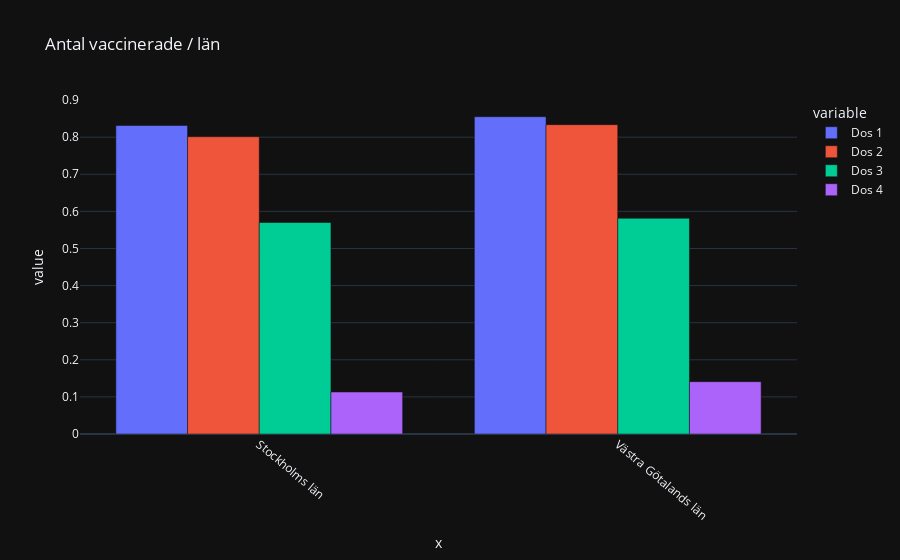

Here is the notebook cell this chart was saved with:
### Markdown cell above
### Uppgift g)
Tag Västra Götalands län och Stockholms län och rita diagram över andelen vaccinerade med minst 1 dos, två doser, tre doser och fyra doser.

### Code cell
# Received help from Håkan in order to group both provinces together to create 4 variables instead of 8
västra_göta_stockh = vaccin[(vaccin["Län_namn"] == "Västra Götalands län") | (vaccin["Län_namn"] == "Stockholms län")]
västra_göta_stockh_group = västra_göta_stockh.groupby("Län")

# works same as exercise above after grouping
andel_dos1 = västra_göta_stockh_group["Antal minst 1 dos"].sum() / västra_göta_stockh_group["Befolkning"].sum()
andel_dos2 = västra_göta_stockh_group["Antal minst 2 doser"].sum() / västra_göta_stockh_group["Befolkning"].sum()
andel_dos3 = västra_göta_stockh_group["Antal 3 doser"].sum() / västra_göta_stockh_group["Befolkning"].sum()
andel_dos4 = västra_göta_stockh_group["Antal 4 doser"].sum() / västra_göta_stockh_group["Befolkning"].sum()

labels_dos ={
            "value": "Befolkning",
            "variable": "Antal doser",
            "x": "Sveriges Län",},

sub_labels = {
            "wide_variable_0": "Dos 1",
            "wide_variable_1": "Dos 2",
            "wide_variable_2": "Dos 3",
            "wide_variable_3": "Dos 4"}

plotly_bar_plot_with_labels_sublabels( 
    västra_göta_stockh.Län_namn.unique(),
    [andel_dos1, andel_dos2, andel_dos3, andel_dos4], 
    "Antal vaccinerade / län", 
    labels_dos, sub_labels, 
    "Andel_vaccinerade_vg_sthl.html")

### Figure 1 — Plotly figure (JSON) as saved in the notebook; plotly's stock layout.template omitted (floating-point values rounded to 4 significant figures)
{"data": [{"alignmentgroup": "True", "hovertemplate": "variable=wide_variable_0<br>x=%{x}<br>value=%{y}<extra></extra>", "legendgroup": "wide_variable_0", "marker": {"color": "#636efa", "pattern": {"shape": ""}}, "name": "Dos 1", "offsetgroup": "wide_variable_0", "orientation": "v", "showlegend": true, "textposition": "auto", "type": "bar", "x": ["Stockholms län", "Västra Götalands län"], "xaxis": "x", "y": [0.8314, 0.8552], "yaxis": "y"}, {"alignmentgroup": "True", "hovertemplate": "variable=wide_variable_1<br>x=%{x}<br>value=%{y}<extra></extra>", "legendgroup": "wide_variable_1", "marker": {"color": "#EF553B", "pattern": {"shape": ""}}, "name": "Dos 2", "offsetgroup": "wide_variable_1", "orientation": "v", "showlegend": true, "textposition": "auto", "type": "bar", "x": ["Stockholms län", "Västra Götalands län"], "xaxis": "x", "y": [0.8013, 0.8337], "yaxis": "y"}, {"alignmentgroup": "True", "hovertemplate": "variable=wide_variable_2<br>x=%{x}<br>value=%{y}<extra></extra>", "legendgroup": "wide_variable_2", "marker": {"color": "#00cc96", "pattern": {"shape": ""}}, "name": "Dos 3", "offsetgroup": "wide_variable_2", "orientation": "v", "showlegend": true, "textposition": "auto", "type": "bar", "x": ["Stockholms län", "Västra Götalands län"], "xaxis": "x", "y": [0.57, 0.5815], "yaxis": "y"}, {"alignmentgroup": "True", "hovertemplate": "variable=wide_variable_3<br>x=%{x}<br>value=%{y}<extra></extra>", "legendgroup": "wide_variable_3", "marker": {"color": "#ab63fa", "pattern": {"shape": ""}}, "name": "Dos 4", "offsetgroup": "wide_variable_3", "orientation": "v", "showlegend": true, "textposition": "auto", "type": "bar", "x": ["Stockholms län", "Västra Götalands län"], "xaxis": "x", "y": [0.1132, 0.1411], "yaxis": "y"}], "layout": {"barmode": "group", "legend": {"title": {"text": "variable"}, "tracegroupgap": 0}, "title": {"text": "Antal vaccinerade / län"}, "xaxis": {"anchor": "y", "domain": [0, 1], "tickangle": 40, "title": {"text": "x"}}, "yaxis": {"anchor": "x", "domain": [0, 1], "title": {"text": "value"}}}}
